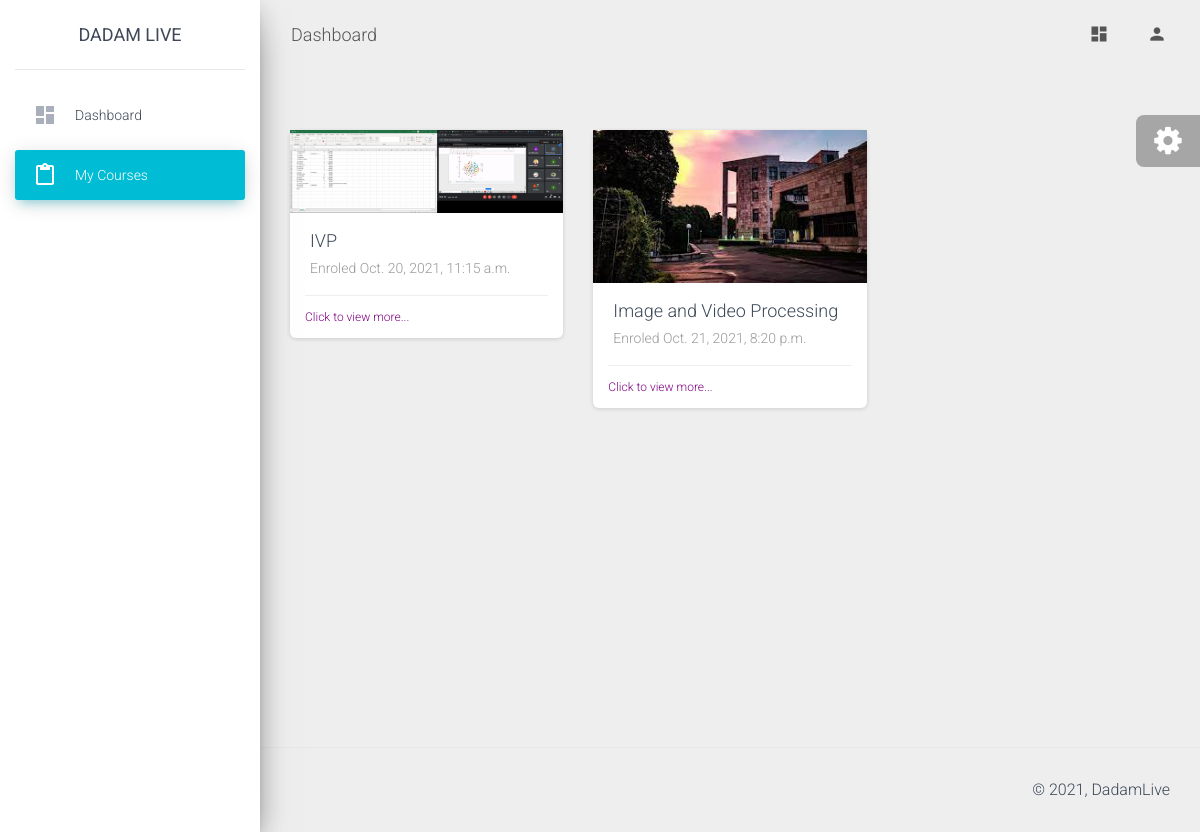
/dashboard/student/courses/ (signed in), run on the app's committed database.
### faculty/models.py (models this page shows, shortened)
class Enrolment(models.Model):
    course=models.ForeignKey(Course, on_delete=models.CASCADE, null=True, blank=True)
    user=models.ForeignKey(User, on_delete=models.CASCADE, null=True, blank=True)
    userType=models.ForeignKey(UserType, on_delete=models.SET_NULL, null=True, blank=True)
    enrolled_on=models.DateTimeField(default=datetime.datetime.now())

class Course(models.Model):
    instructor=models.ForeignKey(User, on_delete=models.CASCADE, null=True, blank=True)
    image=models.ImageField(upload_to='post_images/', default="demo.jpg", null=True)
    courseName=models.CharField(null=True, max_length=200)
    progress_report=models.FileField(upload_to='post_files/', null=True)
    created_on=models.DateTimeField(default=datetime.datetime.now())

### student/views.py (the view)
# urls.py: path('courses/',views.my_courses,name="my_courses"),
def my_courses(request):
    student=basicChecking(request)
    if student[0]==False:
        return student[1]
    student=student[1]
    usertype=UserType.objects.get(userTypeCode=settings.CODE_STUDENT)
    enrolments=Enrolment.objects.filter(user=request.user, userType=usertype)
    return render(request,"student/my_courses.html",context={"student": student, "enrolments": enrolments})

### student/views.py (called while the page is built)
def basicChecking(request):
    if request.user.is_authenticated==False:
        return [False, redirect('home')]
    try:
        info=UserInformation.objects.get(user=request.user)
        if info.userType.userTypeCode==settings.CODE_STUDENT:
            student=Student.objects.get(user=request.user)
            return [True, student]
        return [False, redirect('home')]
    except:
        return [False, redirect('home')]

### student/templates/student/my_courses.html (shortened to what this page needs)
{% extends 'student/base.html' %} {% load static %}
{% block heading %}Dashboard{% endblock %}
{% block main_body %}
      <div class="row">
        {% for e in enrolments %}
        <div class="col-md-4">
          <a href="{% url 'view_course_student' course_id=e.course.id %}">
            <div class="card card-chart">
              {% if e.course.image %}
              <img src="{{e.course.image.url}}">
              {% else %}
              <img src="{% static 'images/demo.jpg' %}">
              {% endif %}
              <div class="card-body">
                <h4 class="card-title">{{e.course.courseName}}</h4>
                <p class="card-category">Enroled {{e.enrolled_on}}</p>
              </div>
              <div class="card-footer">
                <div class="stats" style="color: purple;">
                  Click to view more...
                </div>
              </div>
            </div>
          </a>
        </div>
        {% endfor %}
      </div>
{% endblock %}
{% block left_panel %}
<li class="nav-item">
    <a class="nav-link" href="{% url 'dashboardStudent' %}">
      <i class="material-icons">dashboard</i>
      <p>Dashboard</p>
    </a>
  </li>
  <li class="nav-item active">
    <a class="nav-link" href="{% url 'my_courses' %}">
      <i class="material-icons">content_paste</i>
      <p>My courses</p>
    </a>
  </li>
{% endblock %}

### student/templates/student/base.html (shortened to what this page needs)
{% load static %}
<!DOCTYPE html>
<html lang="en">
<head>
  <link rel="stylesheet" href="https://maxcdn.bootstrapcdn.com/font-awesome/latest/css/font-awesome.min.css">
  <link href="{% static 'assets/css/material-dashboard.css' %}" rel="stylesheet" />
</head>
<body class="">
  <div class="wrapper ">
    <div class="sidebar" data-color="azure" data-background-color="white" data-image="{% static 'assets/img/sidebar-1.jpg' %}">
      <div class="logo"><a href="{% url 'home' %}" class="simple-text logo-normal">
          Dadam Live
        </a></div>
      <div class="sidebar-wrapper">
        <ul class="nav">
          {% block left_panel %}{% endblock %}
        </ul>
      </div>
    </div>
    <div class="main-panel">
      <nav class="navbar navbar-expand-lg navbar-transparent navbar-absolute fixed-top ">
        <div class="container-fluid">
          <div class="navbar-wrapper">
            <a class="navbar-brand" href="javascript:;">{% block heading %}{% endblock %}</a>
          </div>
          <div class="collapse navbar-collapse justify-content-end">
            <ul class="navbar-nav">
              <li class="nav-item">
                <a class="nav-link" href="{% url 'dashboardStudent' %}">
                  <i class="material-icons">dashboard</i>
                </a>
              </li>
              <li class="nav-item dropdown">
                <a class="nav-link" href="javascript:;" id="navbarDropdownProfile" data-toggle="dropdown" aria-haspopup="true" aria-expanded="false">
                  <i class="material-icons">person</i>
                </a>
              </li>
            </ul>
          </div>
        </div>
      </nav>
      <div class="content">
        <div class="container-fluid">
          {% block main_body %}   {% endblock %}
        </div>
      </div>
      <footer class="footer">
        <div class="container-fluid">
          <div class="copyright float-right">
            &copy; 2021, DadamLive
          </div>
        </div>
      </footer>
    </div>
  </div>
  <div class="fixed-plugin">
    <div class="dropdown show-dropdown">
      <a href="#" data-toggle="dropdown">
        <i class="fa fa-cog fa-2x"> </i>
      </a>
    </div>
  </div>
</body>
</html>

### data on the page
Enrolment: course.image (picture), course.courseName "IVP", enrolled_on "Oct. 20, 2021, 11:15 a.m."
Enrolment: course.image (picture), course.courseName "Image and Video Processing", enrolled_on "Oct. 21, 2021, 8:20 p.m."
